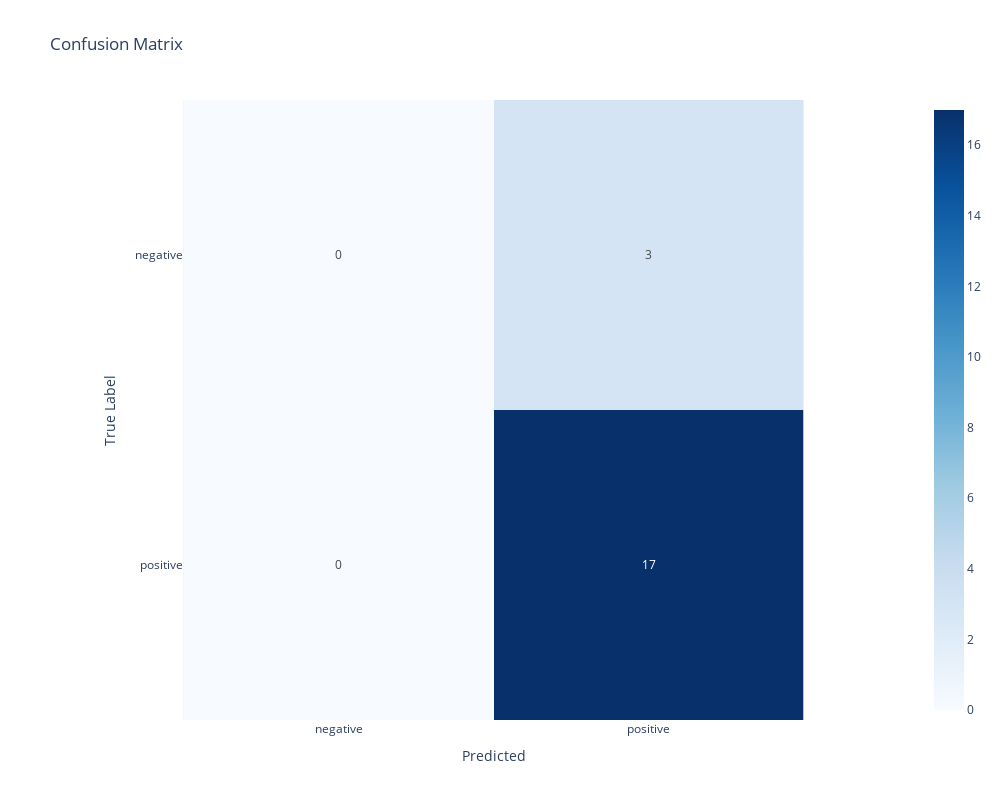
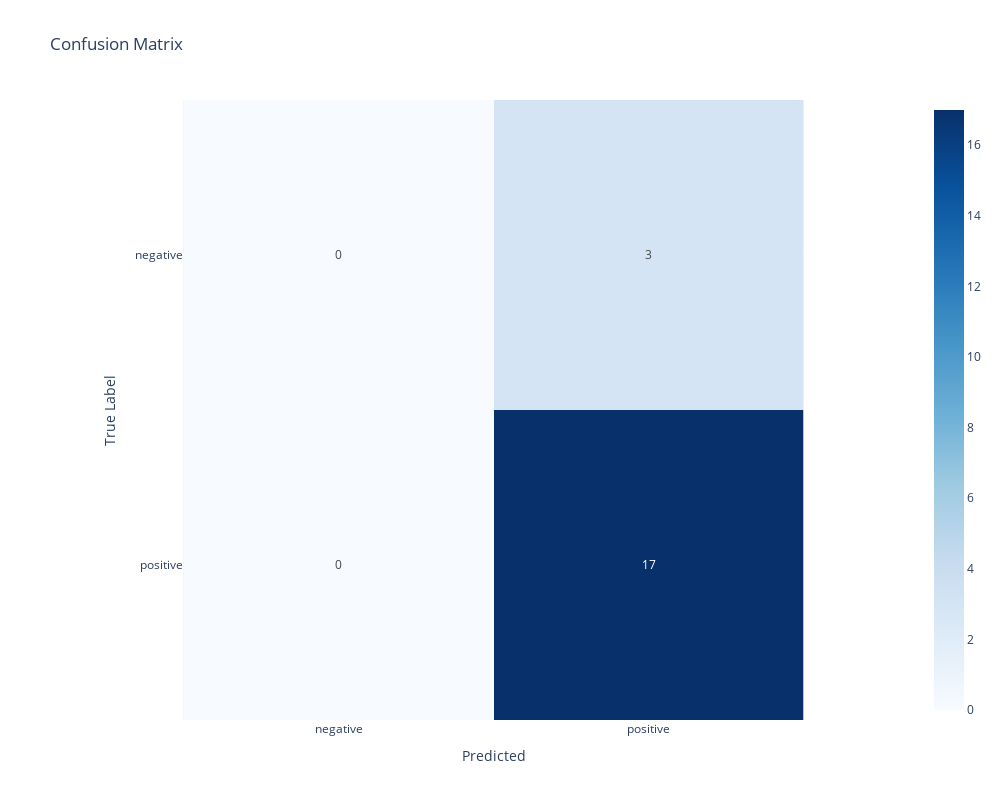
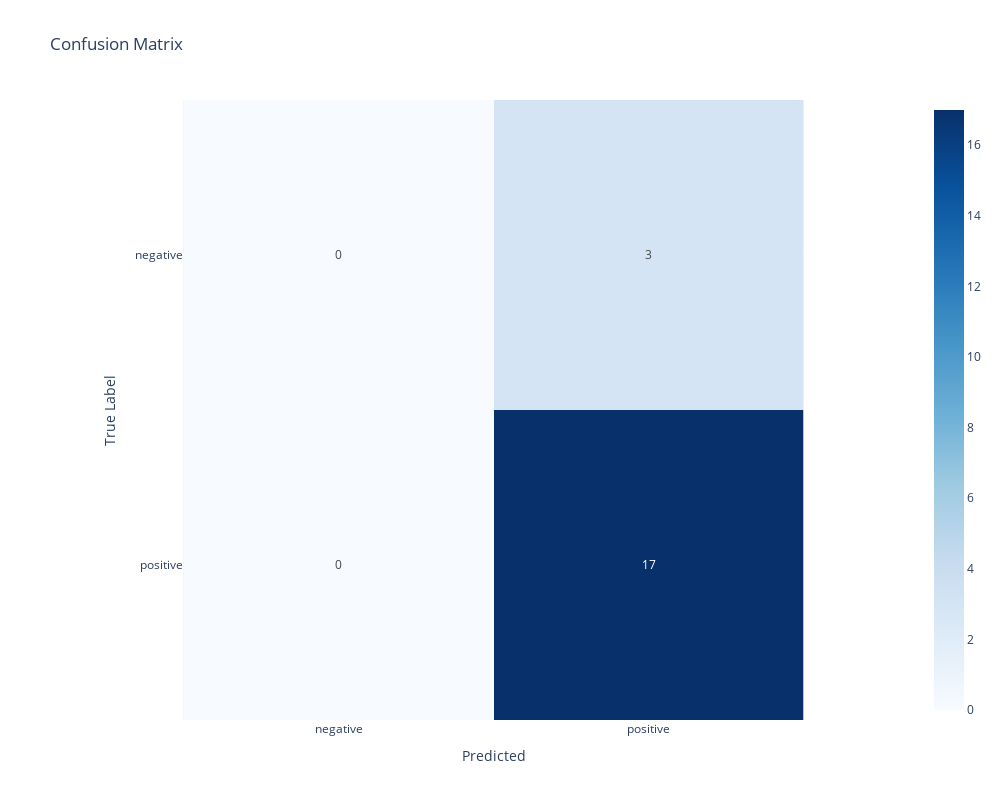
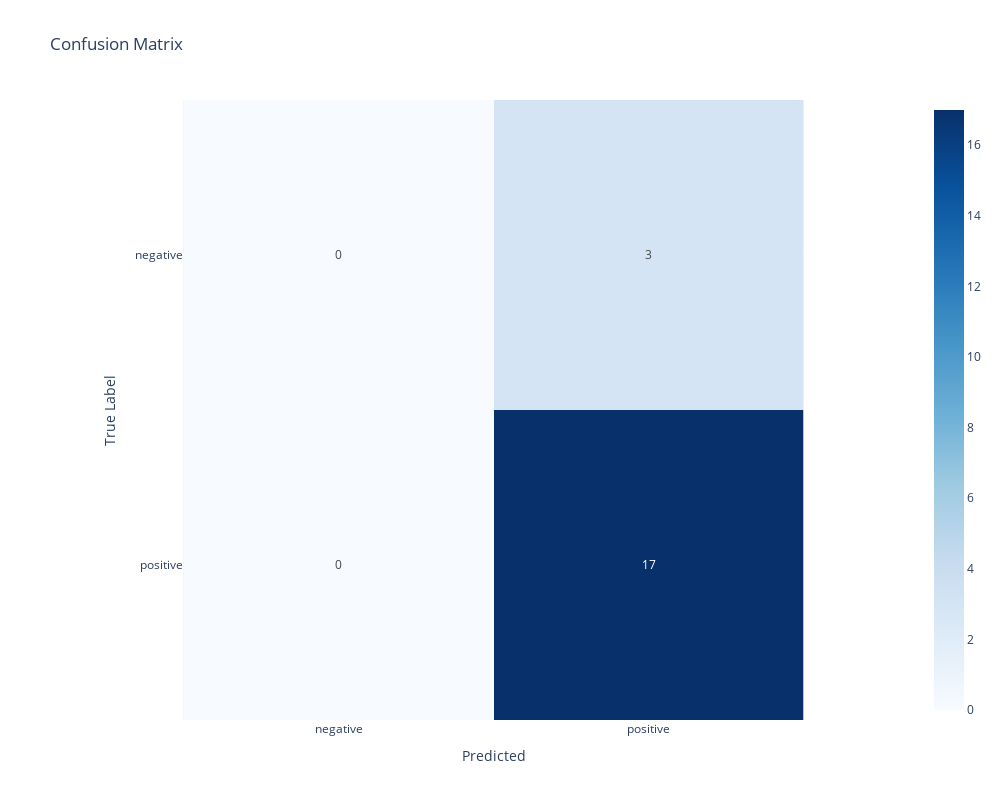

Notebook cell for these charts, in order:
### Markdown cell above
Now, I will conduct k-fold cross-validation to assess the performance of the Support Vector Machine (SVM) model for sentiment classification. The resulting accuracy scores and confusion matrices will provide a comprehensive analysis of the model's predictive capabilities.

### Code cell
from sklearn.model_selection import StratifiedKFold
from sklearn.metrics import classification_report, confusion_matrix
import plotly.express as px

X = data['processed_review']
y = data['Sentiment_books']

# Number of folds for cross-validation
n_splits = 5


stratified_kfold = StratifiedKFold(n_splits=n_splits, shuffle=True, random_state=42)


metric_scores = []

# Perform cross-validation
for train_index, val_index in stratified_kfold.split(X, y):
    X_train, X_val = X[train_index], X[val_index]
    y_train, y_val = y[train_index], y[val_index]

   
    vectorizer = TfidfVectorizer()

    # Vectorize the textual data here Amazon review 
    X_train = vectorizer.fit_transform(X_train)
    X_val = vectorizer.transform(X_val)

    # Balance the class positive and negative 
    class_weights = {0: 0.5, 1: 0.5}  

    # class weights
    model_svm_weighted = SVC(class_weight=class_weights)
    model_svm_weighted.fit(X_train, y_train)

    # Model's accuracy on the validation set
    accuracy_svm_weighted = model_svm_weighted.score(X_val, y_val)
    metric_scores.append(accuracy_svm_weighted)

    # Confusion matrix
    y_true = y_val
    y_pred = model_svm_weighted.predict(X_val)
    class_labels = ['negative', 'positive']
    report(y_true, y_pred, class_labels)

### Figure 1 — Plotly figure (JSON) as saved in the notebook; plotly's stock layout.template omitted (floating-point values rounded to 4 significant figures)
{"data": [{"coloraxis": "coloraxis", "hovertemplate": "Predicted: %{x}<br>True Label: %{y}<br>color: %{z}<extra></extra>", "name": "0", "texttemplate": "%{z}", "type": "heatmap", "x": ["negative", "positive"], "xaxis": "x", "y": ["negative", "positive"], "yaxis": "y", "z": [[0, 3], [0, 17]]}], "layout": {"coloraxis": {"colorscale": [[0, "rgb(247,251,255)"], [0.125, "rgb(222,235,247)"], [0.25, "rgb(198,219,239)"], [0.375, "rgb(158,202,225)"], [0.5, "rgb(107,174,214)"], [0.625, "rgb(66,146,198)"], [0.75, "rgb(33,113,181)"], [0.875, "rgb(8,81,156)"], [1, "rgb(8,48,107)"]]}, "height": 800, "title": {"text": "Confusion Matrix"}, "width": 1000, "xaxis": {"anchor": "y", "constrain": "domain", "domain": [0, 1], "scaleanchor": "y", "title": {"text": "Predicted"}}, "yaxis": {"anchor": "x", "autorange": "reversed", "constrain": "domain", "domain": [0, 1], "title": {"text": "True Label"}}}}

### Figure 2 — Plotly figure (JSON) as saved in the notebook; plotly's stock layout.template omitted (floating-point values rounded to 4 significant figures)
{"data": [{"coloraxis": "coloraxis", "hovertemplate": "Predicted: %{x}<br>True Label: %{y}<br>color: %{z}<extra></extra>", "name": "0", "texttemplate": "%{z}", "type": "heatmap", "x": ["negative", "positive"], "xaxis": "x", "y": ["negative", "positive"], "yaxis": "y", "z": [[0, 3], [0, 17]]}], "layout": {"coloraxis": {"colorscale": [[0, "rgb(247,251,255)"], [0.125, "rgb(222,235,247)"], [0.25, "rgb(198,219,239)"], [0.375, "rgb(158,202,225)"], [0.5, "rgb(107,174,214)"], [0.625, "rgb(66,146,198)"], [0.75, "rgb(33,113,181)"], [0.875, "rgb(8,81,156)"], [1, "rgb(8,48,107)"]]}, "height": 800, "title": {"text": "Confusion Matrix"}, "width": 1000, "xaxis": {"anchor": "y", "constrain": "domain", "domain": [0, 1], "scaleanchor": "y", "title": {"text": "Predicted"}}, "yaxis": {"anchor": "x", "autorange": "reversed", "constrain": "domain", "domain": [0, 1], "title": {"text": "True Label"}}}}

### Figure 3 — Plotly figure (JSON) as saved in the notebook; plotly's stock layout.template omitted (floating-point values rounded to 4 significant figures)
{"data": [{"coloraxis": "coloraxis", "hovertemplate": "Predicted: %{x}<br>True Label: %{y}<br>color: %{z}<extra></extra>", "name": "0", "texttemplate": "%{z}", "type": "heatmap", "x": ["negative", "positive"], "xaxis": "x", "y": ["negative", "positive"], "yaxis": "y", "z": [[0, 3], [0, 17]]}], "layout": {"coloraxis": {"colorscale": [[0, "rgb(247,251,255)"], [0.125, "rgb(222,235,247)"], [0.25, "rgb(198,219,239)"], [0.375, "rgb(158,202,225)"], [0.5, "rgb(107,174,214)"], [0.625, "rgb(66,146,198)"], [0.75, "rgb(33,113,181)"], [0.875, "rgb(8,81,156)"], [1, "rgb(8,48,107)"]]}, "height": 800, "title": {"text": "Confusion Matrix"}, "width": 1000, "xaxis": {"anchor": "y", "constrain": "domain", "domain": [0, 1], "scaleanchor": "y", "title": {"text": "Predicted"}}, "yaxis": {"anchor": "x", "autorange": "reversed", "constrain": "domain", "domain": [0, 1], "title": {"text": "True Label"}}}}

### Figure 4 — Plotly figure (JSON) as saved in the notebook; plotly's stock layout.template omitted (floating-point values rounded to 4 significant figures)
{"data": [{"coloraxis": "coloraxis", "hovertemplate": "Predicted: %{x}<br>True Label: %{y}<br>color: %{z}<extra></extra>", "name": "0", "texttemplate": "%{z}", "type": "heatmap", "x": ["negative", "positive"], "xaxis": "x", "y": ["negative", "positive"], "yaxis": "y", "z": [[0, 3], [0, 17]]}], "layout": {"coloraxis": {"colorscale": [[0, "rgb(247,251,255)"], [0.125, "rgb(222,235,247)"], [0.25, "rgb(198,219,239)"], [0.375, "rgb(158,202,225)"], [0.5, "rgb(107,174,214)"], [0.625, "rgb(66,146,198)"], [0.75, "rgb(33,113,181)"], [0.875, "rgb(8,81,156)"], [1, "rgb(8,48,107)"]]}, "height": 800, "title": {"text": "Confusion Matrix"}, "width": 1000, "xaxis": {"anchor": "y", "constrain": "domain", "domain": [0, 1], "scaleanchor": "y", "title": {"text": "Predicted"}}, "yaxis": {"anchor": "x", "autorange": "reversed", "constrain": "domain", "domain": [0, 1], "title": {"text": "True Label"}}}}
